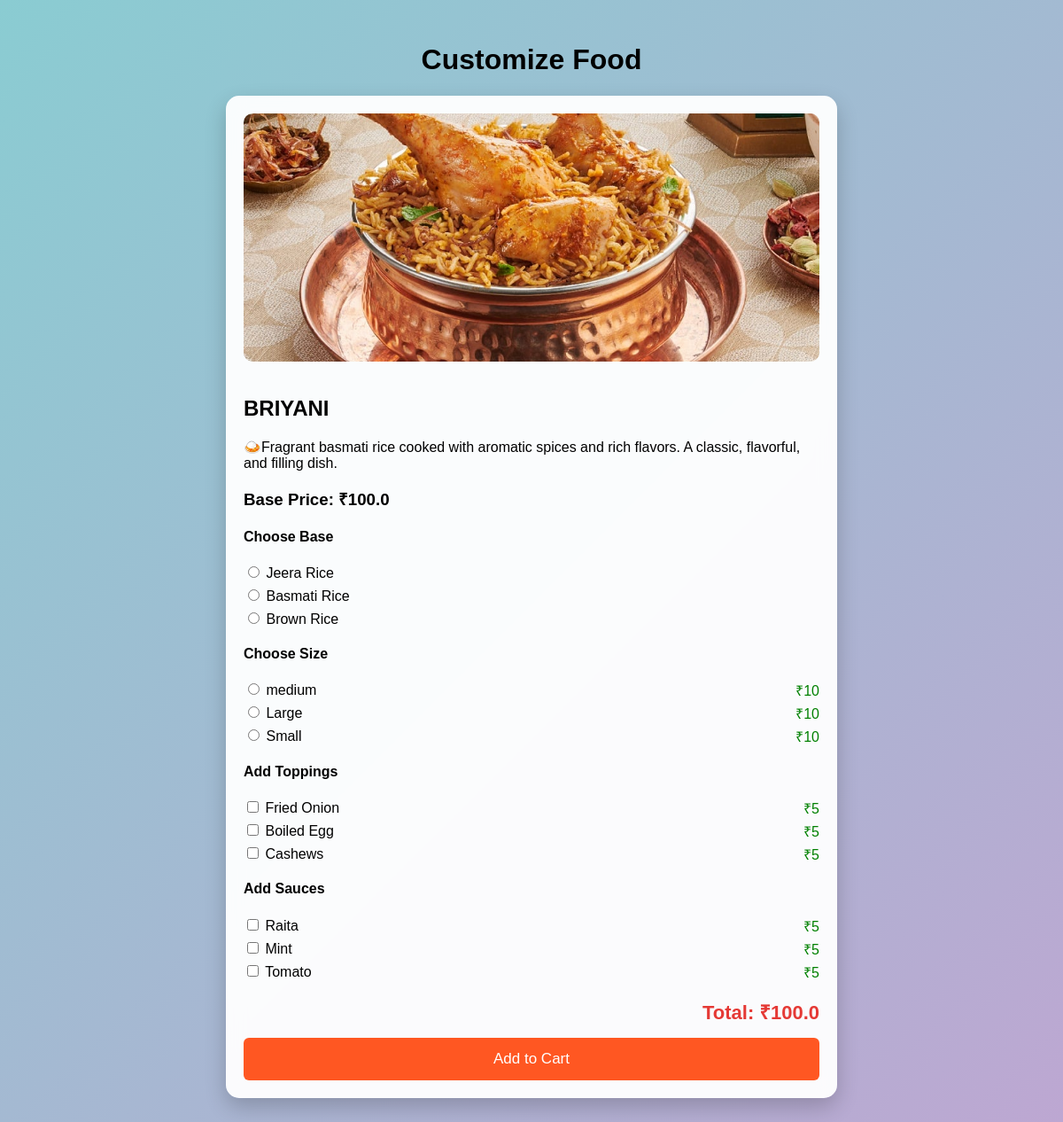
Page /customize/1/ on the committed database.
### foods/models.py (models this page shows, shortened)
class FoodItems(models.Model):
    foodname = models.CharField(max_length=200)
    description = models.TextField()
    price = models.FloatField()
    rating = models.FloatField()
    food_img = models.ImageField(upload_to='food_images/')
    catogery = models.CharField(max_length=50)

class BaseType(models.Model):
    food = models.ForeignKey(FoodItems, on_delete=models.CASCADE)
    base_name = models.CharField(max_length=100)
    base_img = models.ImageField(upload_to='base/', blank=True, null=True)

class Size(models.Model):
    food = models.ForeignKey(FoodItems, on_delete=models.CASCADE)
    size_type = models.CharField(max_length=50)
    price = models.IntegerField()

class Topping(models.Model):
    food = models.ForeignKey(FoodItems, on_delete=models.CASCADE)
    name = models.CharField(max_length=100)
    price = models.IntegerField()
    topping_img = models.ImageField(upload_to='topping/', blank=True, null=True)

class Sauce(models.Model):
    food = models.ForeignKey(FoodItems, on_delete=models.CASCADE)
    name = models.CharField(max_length=100)
    price = models.IntegerField()
    sauce_img = models.ImageField(upload_to='sauce/', blank=True, null=True)

### foods/views.py (the view, shortened to what this page needs)
# urls.py: path("customize/<int:id>/", views.customize, name="customize"),
def customize(request, id):
    food = get_object_or_404(FoodItems, id=id)
    sizes = Size.objects.filter(food=food)
    bases = BaseType.objects.filter(food=food)
    toppings = Topping.objects.filter(food=food)
    sauces = Sauce.objects.filter(food=food)
    context = {
        'foodsitems': food,
        'sizes': sizes,
        'bases': bases,
        'toppings': toppings,
        'sauces': sauces,
    }
    return render(request, 'customize.html', {
        'food': food,
        'bases': bases,
        'sizes': sizes,
        'toppings': toppings,
        'sauces': sauces,
    })

### templates/customize.html (shortened to what this page needs)
<!DOCTYPE html>
<html>
<head>
</head>
<body>
<h1><Center>Customize Food</Center></h1>
<div class="card">
    <img src="{{ food.food_img.url }}" class="food-img" alt="{{ food.foodname }}">
    <h2>{{ food.foodname }}</h2>
    <p>{{ food.description }}</p>
    <h3>Base Price: ₹{{ food.price }}</h3>
    <form method="POST" action="{% url 'add_cart' food.id %}">
        <div class="section">
            <h4>Choose Base</h4>
            {% for base in bases %}
            <label>
                <input type="radio" name="base"
                       value="{{ base.base_name }}"
                       >
                {{ base.base_name }}
            </label>
            {% endfor %}
        </div>
        <div class="section">
            <h4>Choose Size</h4>
            {% for size in sizes %}
            <label>
                <input type="radio" name="size"
                       value="{{ size.size_type }}"
                       data-price="{{ size.price }}"
                       onclick="updateTotal()">
                {{ size.size_type }}
                <span class="price">₹{{ size.price }}</span>
            </label>
            {% endfor %}
        </div>
        <div class="section">
            <h4>Add Toppings</h4>
            {% for topping in toppings %}
            <label>
                <input type="checkbox" name="toppings"
                       value="{{ topping.name }}"
                       data-price="{{ topping.price }}"
                       onclick="toggleImage(this,'topping-img-{{ topping.id }}'); updateTotal();">
                {{ topping.name }}
                <span class="price">₹{{ topping.price }}</span>
            </label>
            {% endfor %}
        </div>
        <div class="section">
            <h4>Add Sauces</h4>
            {% for sauce in sauces %}
            <label>
                <input type="checkbox" name="sauces"
                       value="{{ sauce.name }}"
                       data-price="{{ sauce.price }}"
                       onclick="toggleImage(this,'sauce-img-{{ sauce.id }}'); updateTotal();">
                {{ sauce.name }}
                <span class="price">₹{{ sauce.price }}</span>
            </label>
            {% endfor %}
        </div>
        <div class="total">
            Total: ₹<span id="total">{{ food.price }}</span>
        </div>
        <button type="submit">Add to Cart</button>
    </form>
</div>
</body>
</html>

### templates/customize.html (style rules this page uses)
body { font-family: Arial, sans-serif; background: linear-gradient(135deg, #8accd2, #bda7d2); padding: 20px; min-height: 100vh; }
.card { background: rgba(255, 255, 255, 0.95); padding: 20px; max-width: 650px; margin: auto; border-radius: 15px; box-shadow: 0 10px 25px rgba(0,0,0,0.2); backdrop-filter: blur(10px); }
.food-img { width: 100%; height: 280px; object-fit: cover; border-radius: 10px; margin-bottom: 15px; }
.section { margin-bottom: 20px; }
label { display: block; margin: 6px 0; cursor: pointer; }
.price { float: right; color: green; }
.total { font-size: 22px; font-weight: bold; color: #e53935; margin-top: 15px; text-align: right; }
button { width: 100%; padding: 14px; background: #ff5722; color: white; border: none; font-size: 17px; border-radius: 6px; cursor: pointer; margin-top: 15px; }

### rows in the picture
FoodItems: food_img (picture), foodname "BRIYANI", description "🍛Fragrant basmati rice cooked with aromatic spices and rich flavors. A classic, flavorful, and filling dish.", price "100.0"
BaseType: base_name "Jeera Rice"
BaseType: base_name "Basmati Rice"
BaseType: base_name "Brown Rice"
Size: size_type "medium", price "10"
Size: size_type "Large", price "10"
Size: size_type "Small", price "10"
Topping: name "Fried Onion", price "5"
Topping: name "Boiled Egg", price "5"
Topping: name "Cashews", price "5"
Sauce: name "Raita", price "5"
Sauce: name "Mint", price "5"
Sauce: name "Tomato", price "5"
